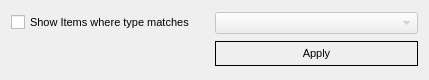
<?xml version="1.0" encoding="UTF-8"?>
<ui version="4.0">
 <class>FileTypeFilter</class>
 <widget class="QWidget" name="FileTypeFilter">
  <property name="windowModality">
   <enum>Qt::ApplicationModal</enum>
  </property>
  <property name="geometry">
   <rect>
    <x>0</x>
    <y>0</y>
    <width>429</width>
    <height>80</height>
   </rect>
  </property>
  <property name="font">
   <font>
    <pointsize>8</pointsize>
   </font>
  </property>
  <property name="windowTitle">
   <string>Filter</string>
  </property>
  <property name="autoFillBackground">
   <bool>true</bool>
  </property>
  <layout class="QGridLayout" name="gridLayout">
   <property name="horizontalSpacing">
    <number>0</number>
   </property>
   <item row="1" column="1">
    <widget class="QPushButton" name="pushButton">
     <property name="styleSheet">
      <string notr="true">border: 1px solid black; padding: 5px 10px 5px 10px;</string>
     </property>
     <property name="text">
      <string>Apply</string>
     </property>
     <property name="default">
      <bool>true</bool>
     </property>
     <property name="flat">
      <bool>true</bool>
     </property>
    </widget>
   </item>
   <item row="0" column="0">
    <widget class="QCheckBox" name="typecheckBox">
     <property name="text">
      <string>Show Items where type matches</string>
     </property>
    </widget>
   </item>
   <item row="0" column="1">
    <widget class="QComboBox" name="typecomboBox">
     <property name="enabled">
      <bool>false</bool>
     </property>
     <property name="insertPolicy">
      <enum>QComboBox::NoInsert</enum>
     </property>
    </widget>
   </item>
  </layout>
 </widget>
 <resources/>
 <connections>
  <connection>
   <sender>typecheckBox</sender>
   <signal>toggled(bool)</signal>
   <receiver>typecomboBox</receiver>
   <slot>setEnabled(bool)</slot>
   <hints>
    <hint type="sourcelabel">
     <x>120</x>
     <y>55</y>
    </hint>
    <hint type="destinationlabel">
     <x>248</x>
     <y>49</y>
    </hint>
   </hints>
  </connection>
 </connections>
</ui>
